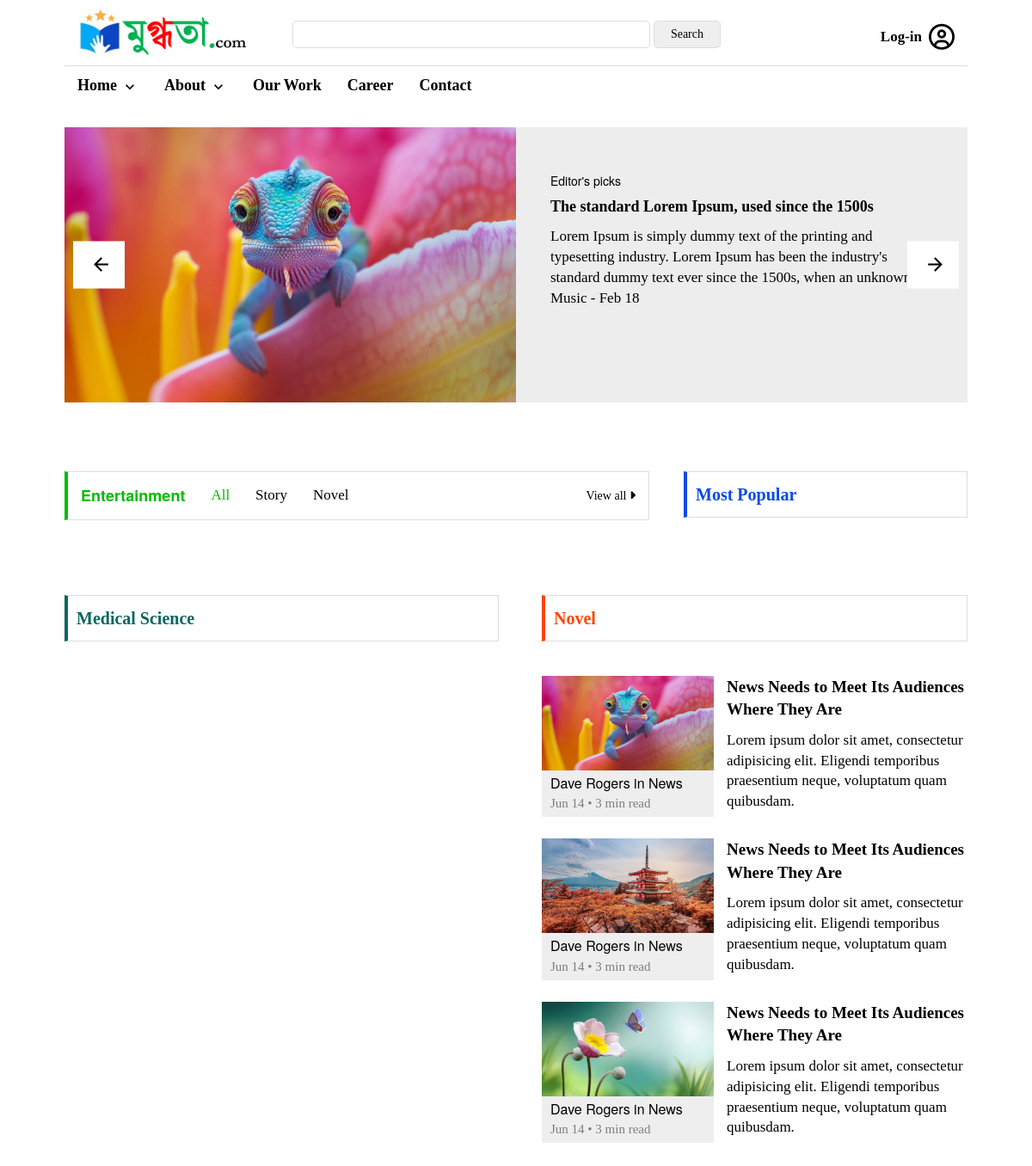
Before: / (upper part) with the older database file.
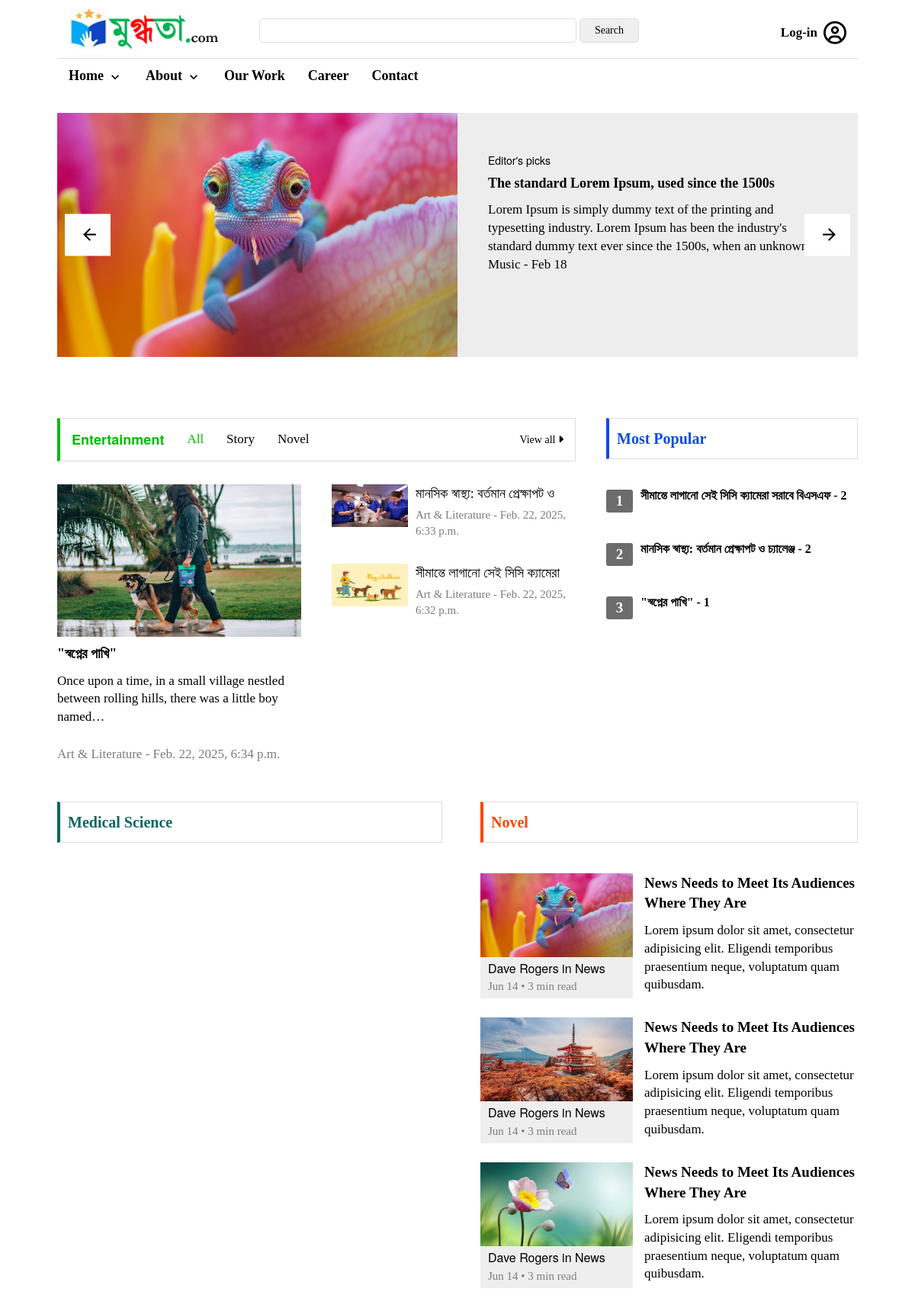
After: the same page with the newer database file.
### content/models.py (models this page shows, shortened)
class Content(models.Model):
    category = models.ForeignKey(Category, on_delete=models.PROTECT, blank=False)
    sub_category = models.ForeignKey(SubCategory, on_delete=models.PROTECT, blank=False)
    title = models.CharField(max_length=255, blank=False)
    slug = models.CharField(max_length=255, unique=True, blank=True, null=True)
    author = models.CharField(max_length=255, default="Mugdhota", blank=False)
    content = RichTextUploadingField()
    feature_image = models.ImageField(upload_to='medical_image', blank=True)
    writer = models.ForeignKey(User, on_delete=models.CASCADE, blank=True, null=True)
    approved_by = models.CharField(max_length=255, default="Mugdhota")
    create_at = models.DateTimeField(auto_now_add=True)
    update_at = models.DateTimeField(auto_now=True)
    views = models.IntegerField(default=1)
    status = models.ForeignKey(ContentStatus, on_delete=models.CASCADE, blank=True, null=True, default=2)
    tags = models.ManyToManyField(Tag, blank=True)
    reviewed_by = models.CharField(max_length=255, blank=True, null=True)

class Category(models.Model):
    name = models.CharField(max_length=255, blank=False)
    image = models.ImageField(upload_to='category_img', blank=True, null=True)

### config/views.py (the view)
# urls.py: path('', views.home, name='home'),
def home(request):
    posts = Content.objects.filter(status=1).order_by('-create_at')
    stories = []
    novels = []
    for post in posts:
        if post.sub_category.name == 'Novel':
            novels.append(post)
        elif post.sub_category.name == 'Story':
            stories.append(post)
    art_posts = posts.order_by('-views')
    most_popular_posts = sorted(art_posts, key=lambda post:post.views, reverse=True)
    context = {
        'posts': posts,
        'novels': novels,
        'stories': stories,
        'most_popular_posts': most_popular_posts,
    }
    return render(request, 'index.html', context)

### templates/index.html (shortened to what the changed rows need)
{% extends "main.html" %}
{% load static %}
{% block content %}
    <div class="container_full" style="margin-top: 30px;">
        <div class="container">
            <div class="wrapper_left res_width_100">
                <div class="wrapper_left_section res_no_pd pd_right_20">
                    <div id="mugdhota_content_style1_overview">
                        <div class="mugdhota_content_style1_overview_section">
                            <div class="mugdhota_content_section content m_content1">
                                <div class="mugdhota_cnts_section msmcs_section" id="item0">
                                    <div class="mugdhota_cnts_left pd_right_20 res_no_pd res_width_100">
                                        {% for post in posts|slice:":1" %}
                                        <div class="mugdhota_cnts_left_section">
                                            <a href="{% url 'single_post' post.slug %}">
                                                <div class="sng_mugdhota_cnts">
                                                    <div class="smcl_img">
                                                        {% if post.feature_image %}
                                                        <img src="{{ post.feature_image.url }}" alt="">
                                                        {% endif %}
                                                    </div>
                                                    <div class="smc_cnt">
                                                        <h3 style="padding-top: 10px;">{{ post.title }}</h3>
                                                        {{ post.content|safe|escape|linebreaks|truncatechars:100 }}
                                                        <p style="margin-top:25px;color:#7d7c7c">{{ post.category.name }} - {{ post.create_at }}</p>
                                                    </div>
                                                </div>
                                            </a>
                                        </div>
                                        {% endfor %}
                                    </div>
                                    <div class="mugdhota_cnts_right pd_left_20 res_no_pd res_width_100">
                                        <div class="mugdhota_cnts_right_section">
                                            {% for post in posts|slice:"1:5" %}
                                            <div class="sng_mugdhota_cnts_right">
                                                <a href="{% url 'single_post' post.slug %}">
                                                    <div class="smcr_img">
                                                        {% if post.feature_image %}
                                                            <img src="{{ post.feature_image.url }}" alt="">
                                                        {% endif %}
                                                    </div>
                                                    <div class="smcr_cnt pd_left_10">
                                                        <h3>{{ post.title }}</h3>
                                                        <p>{{ post.category.name }} - {{ post.create_at }}</p>
                                                    </div>
                                                </a>
                                            </div>
                                            {% endfor %}
                                        </div>
                                    </div>
                                </div>
                            </div>
                        </div>
                    </div>
                </div>
            </div>
            <div class="wrapper_right res_width_100">
                <div class="wrapper_right_section pd_left_20 res_no_pd">
                    <div class="content_title">
                        <h2 style="border-left:4px solid #0a4be6;color:#0a4be6">Most Popular</h2>
                    </div>
                    <div class="wrapper_right_content">
                        <div class="wrapper_right_cnt">
                            {% for post in most_popular_posts %}
                            <div class="sng_wrc_sec">
                                <div class="sng_wrc">
                                    <a href="{% url 'universalsinglepost' post.slug %}" class="flex">
                                        <h2>{{ forloop.counter }}</h2>
                                        <h3>{{ post.title }} - {{post.views}}</h3>
                                    </a>
                                </div>
                            </div>
                            {% endfor %}
                        </div>
                    </div>
                </div>
            </div>
        </div>
    </div>
     <div class="container_full">
        <div class="container">
            <div class="mugdhota_content_style_2">
                <div class="mugdhota_content_style_2_section res_width_100">
                    <div class="mugdhota_content_style_2_cnt pd_right_30 res_no_pd">
                        <div class="content_title">
                            <h2 style="border-left: 4px solid #096760;color:#096760">Medical Science</h2>
                        </div>
                    </div>
                </div>
                <div class="mugdhota_content_style_2_section res_width_100">
                    <div class="mugdhota_content_style_2_cnt pd_left_30 res_no_pd">
                        <div class="content_title">
                            <h2 style="border-left: 4px solid #ff4500;color:#ff4500">Novel</h2>
                        </div>
                        <div class="mcs2c">
                            <div class="sng_mcs2c">
                                <div class="sng_mcs2c_cnt res_width_100">
                                    <h2>News Needs to Meet Its Audiences Where They Are</h2>
                                </div>
                            </div>
                            <div class="sng_mcs2c">
                                <div class="sng_mcs2c_cnt res_width_100">
                                    <h2>News Needs to Meet Its Audiences Where They Are</h2>
                                </div>
                            </div>
                            <div class="sng_mcs2c">
                                <div class="sng_mcs2c_cnt res_width_100">
                                    <h2>News Needs to Meet Its Audiences Where They Are</h2>
                                </div>
                            </div>
                        </div>
                    </div>
                </div>
            </div>
        </div>
     </div>
{% endblock content %}

Changed rows visible on the page:
added Content: feature_image (picture), title "\"স্বপ্নের পাখি\"", content "Once upon a time, in a small village nestled between rolling hills, there was a little boy named…", category.name "Art & Literature", create_at "Feb. 22, 2025, 6:34 p.m.", views "1"
added Content: feature_image (picture), title "মানসিক স্বাস্থ্য: বর্তমান প্রেক্ষাপট ও…", category.name "Art & Literature", create_at "Feb. 22, 2025, 6:33 p.m.", title "মানসিক স্বাস্থ্য: বর্তমান প্রেক্ষাপট ও চ্যালেঞ্জ", views "2"
added Content: feature_image (picture), title "সীমান্তে লাগানো সেই সিসি ক্যামেরা…", category.name "Art & Literature", create_at "Feb. 22, 2025, 6:32 p.m.", title "সীমান্তে লাগানো সেই সিসি ক্যামেরা সরাবে বিএসএফ", views "2"
